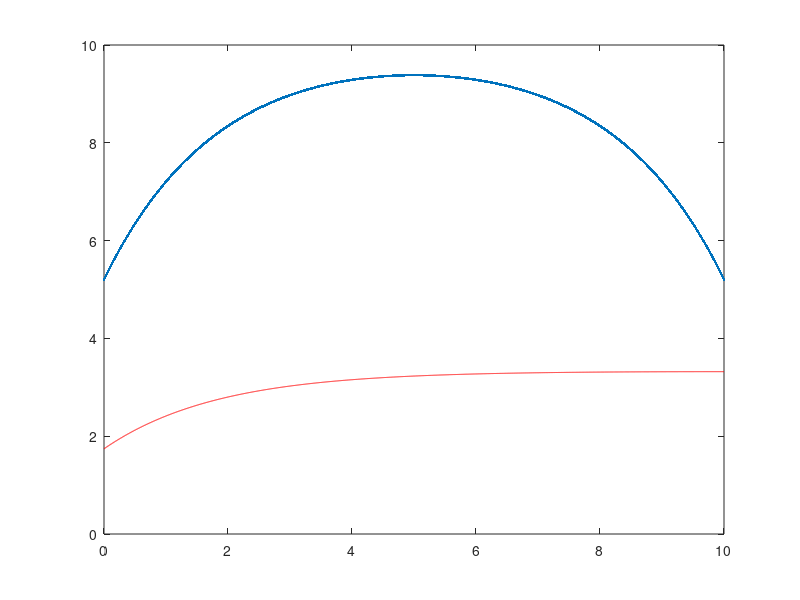

Source code (MATLAB):
function F=driver

% clear the console screen
clc; close all; clf
% load the data structure with info pertaining to the physical problem
dat.diff=1;
dat.siga=3/10;
dat.esrc=3;
dat.width=10;
bc.left.type=1; %0=neumann, 1=robin, 2=dirichlet
bc.left.C=0; % (that data is C in: -Ddu/dn=C // u/4+D/2du/dn=C // u=C)
bc.rite.type=1;
bc.rite.C=0;
dat.bc=bc; clear bc;

% load the numerical parameters, npar, structure pertaining to numerics
% number of elements
npar.nel = 5000;
% domain
npar.x = linspace(0,dat.width,npar.nel+1);
% polynomial degree
npar.porder=1;
% nbr of dofs per variable
npar.ndofs = npar.porder*npar.nel+1;
% connectivity
gn=zeros(npar.nel,npar.porder+1);
gn(1,:)=linspace(1,npar.porder+1,npar.porder+1);
for iel=2:npar.nel
    gn(iel,:)=[gn(iel-1,end) , gn(iel-1,2:end)+npar.porder ];
end
npar.gn=gn; clear gn;

% assemble the matrix and the rhs
[A,b,npar,A_nobc]=assemble_system(npar,dat);
% solve system
u=A\b;
% plot
figure(1)
plot(npar.x,u,'.-'); hold all
% verification is always good
% verif_diff_eq(dat)
respo=1;
[QoIf] = QoIforward(respo,npar,u)
% u'*b/dat.esrc*dat.siga

% % us=u/dat.esrc*dat.siga;
% % bs=b/dat.esrc*dat.siga;
% % bs(1)  =dat.bc.left.C;
% % bs(end)=dat.bc.rite.C;
% % us=A\bs;

% assemble the matrix and the rhs
dat2=dat; dat2.esrc=respo; 
dat2.bc.left.type=1; dat2.bc.rite.type=0;
dat2.bc.left.C=0;    dat2.bc.rite.C=0;
[As,bs,npar,As_nobc]=assemble_system(npar,dat2);
us=As\bs;
plot(npar.x,us,'r-'); hold all

QoI_u_bstar       = u'*bs
QoI_u_Astar_ustar = u'*(As*us)
us'*(As*u)


QoIa = us'*b + us'*(As-A)*u
QoIa = us'*(A*u)+ us'*(As-A)*u
% u'*(A*us)

% us'*(A_nobc*u)
% u'*(As_nobc*us)

return
end
%%%%%%%%%%%%%%%%%%%%%%%%%%%%%%%%%%%%%

% % function u=solve_fem2(dat,npar)
% % 
% % % initial guess
% % % (not needed if a direct method is used to solve the linear system)
% % u=ones(npar.ndofs,1);
% % 
% % % assemble the matrix and the rhs
% % [A,b,npar]=assemble_system(npar,dat);
% % 
% % % solve
% % u=A\b;
% % 
% % return
% % end
%%%%%%%%%%%%%%%%%%%%%%%%%%%%%%%%%%%%%

function [QoIf] = QoIforward(value,npar,u)

QoIf = 0;
f=npar.f;
% loop over elements
for iel=1:npar.nel
    % element extremities
    x0=npar.x(iel);
    x1=npar.x(iel+1);
    % jacobian of the transformation to the ref. element
    Jac=(x1-x0)/2;
    % assemble
    QoIf = QoIf + value*f'*Jac*u(npar.gn(iel,:));
end


return
end
%%%%%%%%%%%%%%%%%%%%%%%%%%%%%%%%%%%%%

function [A,rhs,npar,A_nobc]=assemble_system(npar,dat)
% assemble the matrix, the rhs, apply BC

% shortcuts
porder= npar.porder;
gn    = npar.gn;
nel   = npar.nel;
% ideally, we would analyze the connectivity to determine nnz
nnz=(porder+1)*nel; %this is an upperbound, not exact
% n: linear system size
n=nel*porder+1;
% allocate memory
A=spalloc(n,n,nnz);
rhs=zeros(n,1);

% compute local matrices
% load Gauss Legendre quadrature (GLQ is exact on polynomials of degree up to 2n-1,
% while using only integrand evaluations (n-point quadrature).
% estimate the max poly order (it comes from the mass matrix  when coef. are
% piecewise constant and the material mesh matches the computational mesh
q_pts=2;
[xq,wq] = GL_quad(q_pts);
% initialize local matrices/vectors
m=zeros(porder+1,porder+1);
k=m;
f=zeros(porder+1,1);
% store shapeset
[b,dbdx] =feshpln(xq,porder);
% compute local matrices + load vector
for i=1:porder+1
    for j=1:porder+1
        m(i,j)= dot(wq.*b(:,i)    , b(:,j));
        k(i,j)= dot(wq.*dbdx(:,i) , dbdx(:,j));
    end
    f(i)= dot(wq, b(:,i));
end
npar.m=m;
npar.k=k;
npar.f=f;

% definition of the weak form:
% int_domain (grad u D grad b) - int_bd_domain (b D grad u n) ...
%      + int_domain( XSa u b) = int_domain (b rhs)

% loop over elements
for iel=1:npar.nel
    % element extremities
    x0=npar.x(iel);
    x1=npar.x(iel+1);
    % jacobian of the transformation to the ref. element
    Jac=(x1-x0)/2;
    % assemble
    A(gn(iel,:),gn(iel,:)) = A(gn(iel,:),gn(iel,:)) + ...
        dat.siga*m*Jac + dat.diff*k/Jac;
    rhs(gn(iel,:)) = rhs(gn(iel,:)) + dat.esrc*f*Jac;
end
A_nobc=A;

% apply natural BC
Dirichlet_nodes=[];
Dirichlet_val=[];
switch dat.bc.left.type
    case 0 % Neumann, int_bd_domain (b D grad u n) is on the RHS
        dat.bc.left.C
        rhs(1)=rhs(1)+dat.bc.left.C;
    case 1 % Robin
        A(1,1)=A(1,1)+1/2;
        rhs(1)=rhs(1)+2*dat.bc.left.C;
    case 2 % Dirichlet
        Dirichlet_nodes=[Dirichlet_nodes 1];
        Dirichlet_val=[Dirichlet_val dat.bc.left.C];
end
switch dat.bc.rite.type
    case 0 % Neumann, int_bd_domain (b D grad u n) is on the RHS
        rhs(n)=rhs(n)+dat.bc.rite.C;
    case 1 % Robin
        A(n,n)=A(n,n)+1/2;
        rhs(n)=rhs(n)+2*dat.bc.rite.C;
    case 2 % Dirichlet
        Dirichlet_nodes=[Dirichlet_nodes n];
        Dirichlet_val=[Dirichlet_val dat.bc.rite.C];
end
% apply Dirichlet BC
for i=1:length(Dirichlet_nodes);% loop on the number of constraints
    id=Dirichlet_nodes(i);      % extract the dof of a constraint
    bcval=Dirichlet_val(i);
    rhs=rhs-bcval*A(:,id);  % modify the rhs using constrained value
    A(id,:)=0; % set all the id-th row to zero
    A(:,id)=0; % set all the id-th column to zero (symmetrize A)
    A(id,id)=1;            % set the id-th diagonal to unity
    rhs(id)=bcval;         % put the constrained value in the rhs
end

return
end
%%%%%%%%%%%%%%%%%%%%%%%%%%%%%%%%%%%%%

function [shapefun,dhdx]=feshpln (xv,p)
% computes the finite element basis functions and their first derivatives
% here, we use Lagrangian FE functions

if(p~=1), error('only linear FEM'); end
if(length(xv)~=2), error('only 2-pt quadrature'); end

shapefun=zeros(length(xv),p+1);
dhdx    =zeros(length(xv),p+1);

shapefun=[
         0.788675134594813         0.211324865405187;
         0.211324865405187         0.788675134594813];
dhdx=[                -0.5                       0.5;
                      -0.5                       0.5];


return
end
%%%%%%%%%%%%%%%%%%%%%%%%%%%%%%%%%%%%%%

function [x,w] = GL_quad(n)

if(n~=2), error('quadrature entered only for n=2'); end

x=[ -0.577350269189626; 0.577350269189626];
w=[1;1];

return
end
%%%%%%%%%%%%%%%%%%%%%%%%%%%%%%%%%%%%%

function verif_diff_eq(dat)

sa=dat.siga; cd=dat.diff; src=dat.esrc; L=dat.width;

k=1/sqrt(cd/sa);
% particular solution
part=src/sa;
% general form of the solution:
%  phi =A sh(kx) + B ch(kx) + src/abso
%  dphi/dx= k (A ch(kx) + B sh(kx) )
switch dat.bc.left.type
    case 0 % Neumann
        mat(1,1:2) =k*[ cosh(0), sinh(0)];
        b(1) = -dat.bc.left.C / cd;
    case 1 % Robin
        mat(1,1:2) =[ sinh(0), cosh(0)]/4 -cd/2*k*[ cosh(0), sinh(0)];
        b(1) = dat.bc.left.C -part/4;
    case 2 % Dirichlet
        mat(1,1:2) =[ sinh(0), cosh(0)];
        b(1) = dat.bc.left.C -part;
end
switch dat.bc.rite.type
    case 0 % Neumann
        mat(2,1:2) =k*[ cosh(k*L), sinh(k*L)];
        b(2) = dat.bc.rite.C / cd;
    case 1 % Robin
        mat(2,1:2) =[ sinh(k*L), cosh(k*L)]/4 +cd/2*k*[ cosh(k*L), sinh(k*L)];
        b(2) = dat.bc.rite.C -part/4;
    case 2 % Dirichlet
        mat(2,1:2) =[ sinh(k*L), cosh(k*L)];
        b(2) = dat.bc.rite.C -part;
end
% get coefficient for the analytical solution
a=mat\b';
x=linspace(0,L);
y=a(1)*sinh(k*x)+a(2)*cosh(k*x)+part;
plot(x,y,'r-');hold all

% ff= @(x) dat.siga*(a(1)*sinh(k*x)+a(2)*cosh(k*x)+part);
% num_qoi=quad(ff,0,dat.width)

return
end
